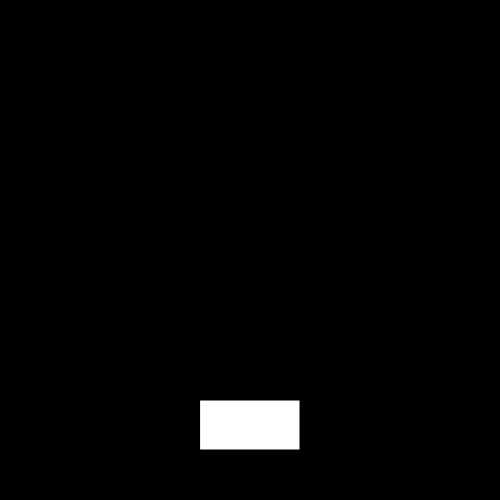
Frame 1 (no input)
Frame 60 (no input): identical to frame 1, image omitted
Frame 120 (the mouse pressed at the canvas centre since frame 60): identical to frame 1, image omitted

The p5.js sketch that drew this single still picture (run headless with seeded random() and noise() and a simulated clock; from frame 60 on, the mouse is pressed at the canvas centre):

// p5.js sketch
// ── sketch.js
let state = 0

function setup() {
  createCanvas(500, 500);
  textAlign (CENTER) ;
  textSize (45);
}

function draw() {
  switch (state) {
    case 0:
      background('black');
      text("case 0", 250, 250);
      break;
    case 1:
      background('grey');
      text("case 1", 250, 250);
      break;
    case 2:
      background('pink');
      text("case 2", 250, 250);
      break;
  }

  rect(width/2-50, height-100, 100, 50);
}

function mouseReleased() {
  if ((mouseX > width/2-50) && (mouseX <width/2 +50) &&(mouseY > height-100) &&(mouseY<height-100+50) ) {
    state++;
    if (state > 2) {
      state = 0;
    }
  }
}
